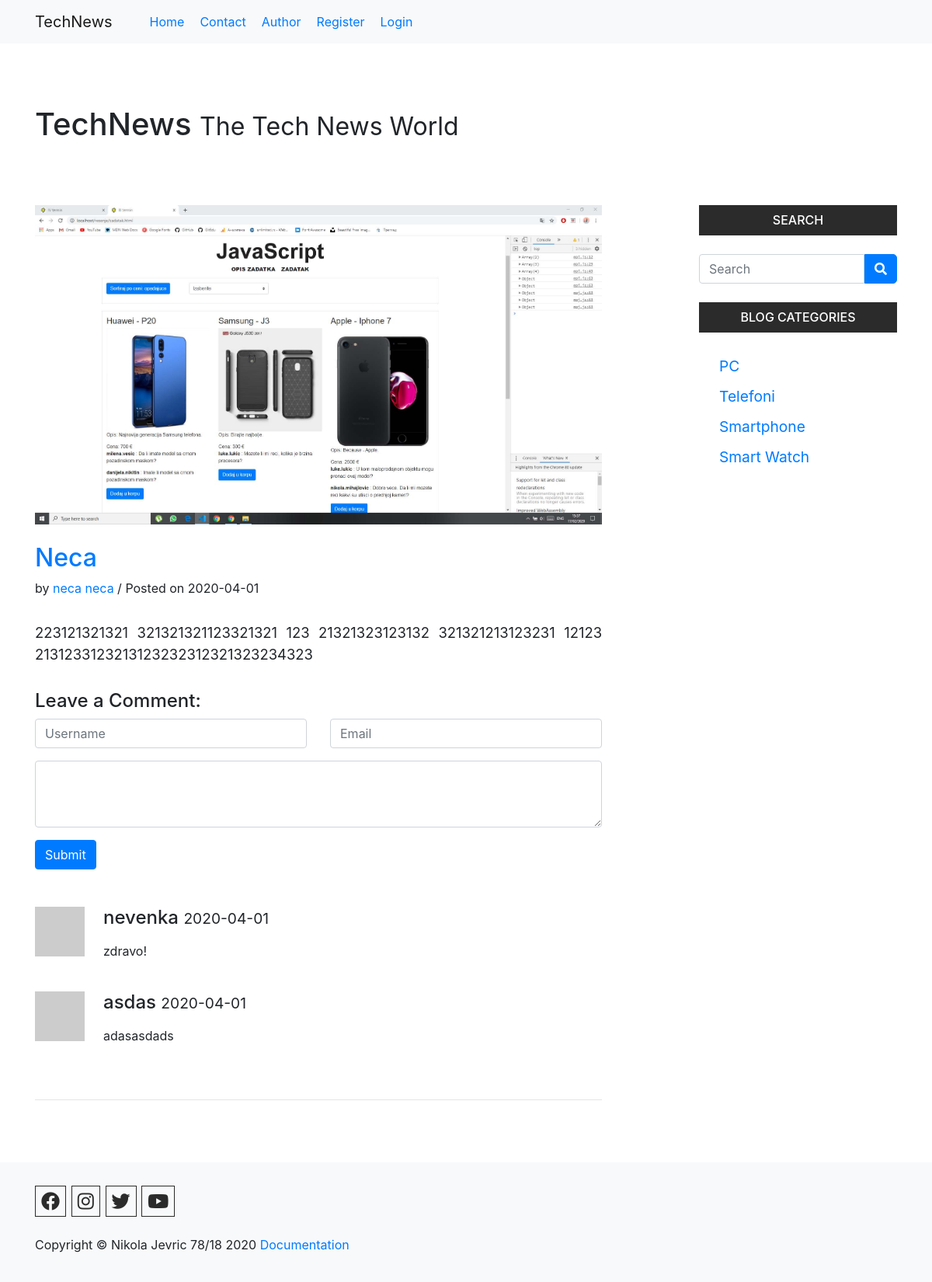
Page /postid.php?id=75 on the committed database.
### tables this page shows
CREATE TABLE `nav` (
  `idNav` int(5) NOT NULL,
  `naslov` varchar(50) NOT NULL,
  `link` varchar(40) NOT NULL
);

CREATE TABLE `postovi` (
  `idPost` int(5) NOT NULL,
  `naslovPost` varchar(255) NOT NULL,
  `tekst` text NOT NULL,
  `autorPost` varchar(30) NOT NULL,
  `datumPost` date NOT NULL,
  `tagPost` varchar(50) NOT NULL,
  `idImgPost` int(5) NOT NULL,
  `idKat` int(5) NOT NULL
);

CREATE TABLE `imgpostovi` (
  `idImgPost` int(5) NOT NULL,
  `srcPost` varchar(255) NOT NULL,
  `altPost` varchar(255) NOT NULL
);

CREATE TABLE `komentari` (
  `idKomentar` int(5) NOT NULL,
  `postId` int(5) NOT NULL,
  `komentarAutor` varchar(40) NOT NULL,
  `komentarEmail` varchar(255) NOT NULL,
  `komentarTekst` text NOT NULL,
  `komentarStatus` varchar(15) NOT NULL,
  `komentarDatum` date NOT NULL
);

CREATE TABLE `kategorije` (
  `idKat` int(5) NOT NULL,
  `naslovKat` varchar(35) NOT NULL
);

### postid.php (the view, shortened to what this page needs)
<!DOCTYPE html>
<html lang="en">
<?php require_once("php_require/header.php"); ?>
<body>
   <?php require_once("php_require/navigation.php"); ?>
    <div class="container">
    <h1>TechNews <small>The Tech News World</small></h1>
        <div class="row">
            <div class="col-md-8 col-11 mx-auto mx-md-0">
                <?php
                    if(isset($_GET['id'])){
                    $idPost=$_GET['id'];
                    $query = "SELECT p.naslovPost,p.autorPost,p.datumPost,p.tekst,ip.srcPost FROM postovi p INNER JOIN imgpostovi ip ON p.idImgPost = ip.idImgPost WHERE idPost=$idPost";
                    $rezultat=$konekcija->query($query)->fetch();
                    ?>
                    <div class="blog">
                        <img class="img-fluid mb-4" src="img/<?=$rezultat['srcPost']?>" alt="Opis">
                        <h2><a href="#"><?=$rezultat['naslovPost']?></a></h2>
                        <div class="d-flex">
                            <p>by <a href="index.php"><?=$rezultat['autorPost']?></a> /&nbsp;</p>
                            <p> Posted on <?=$rezultat['datumPost']?></p>
                        </div>
                        <div class="row my-3">
                            <div class="col-lg-12 text-justify blogTekst">
                                <p><?=$rezultat['tekst']?></p>
                            </div>
                        </div>
                        <div class="row">
                            <div class="col-lg-12">
                                <div class="well">
                                    <h4>Leave a Comment:</h4>
                                    <form action="" method="post">
                                        <div class="form-group">
                                            <div class="row">
                                                <div class="col-lg-6">
                                                <input type="text" class="form-control" name="imeAutor" placeholder="Username">
                                                </div>
                                                <div class="col-lg-6">
                                                <input type="text" class="form-control" name="emailAutor" placeholder="Email">
                                                </div>
                                        </div>
                                        </div>
                                        <div class="form-group">
                                            <textarea class="form-control" rows="3" name="tekstKomentar"></textarea>
                                        </div>
                                        <input type="submit" class="btn btn-primary mb-5" name="submitKomentar">
                                    </form>
                                </div>
                                <?php
                                    $queryKomentari="SELECT * FROM komentari k INNER JOIN postovi p ON k.postId=p.idPost WHERE k.postId = $idPost AND komentarStatus='Approved' ORDER BY idKomentar DESC";
                                    $rezultatKomentari=$konekcija->query($queryKomentari)->fetchAll();
                                    foreach($rezultatKomentari as $i):?>
                                             <div class="media">
                                                <a class="pull-left" href="#">
                                                    <img class="media-object" src="http://placehold.it/64x64" alt="">
                                                 </a>
                                                <div class="media-body mb-4 ml-4">
                                                    <h4 class="media-heading mb-3"><?=$i['komentarAutor']?>
                                                    <small><?=$i['komentarDatum']?></small>
                                                    </h4>
                                                    <p><?=$i['komentarTekst']?> </p>
                                                </div>
                                            </div>
                                    <?php endforeach;?>
                            </div>
                        </div>
                        <hr>
                    </div>
                <?php }
                ?>
            </div>
            <?php require_once("php_require/desniBlok.php")?>
        </div>
    <?php require_once("php_require/footer.php")?>
</body>
</html>

### php_require/header.php (shortened to what this page needs)
<head>
    <link rel="stylesheet" type="text/css" href="css/style.css"/>
    <link rel="stylesheet" href="https://use.fontawesome.com/releases/v5.8.2/css/all.css"/>
    <link rel="stylesheet" href="https://stackpath.bootstrapcdn.com/bootstrap/4.4.1/css/bootstrap.min.css">
</head>

### php_require/navigation.php (shortened to what this page needs)
<?php require_once("konekcija.php");
 ?>
<nav class="navbar navbar-expand-lg navbar-light bg-light" id="nav">
        <div class="container">
        <a class="navbar-brand mr-5" href="index.php"> TechNews</a>
        <div class="collapse navbar-collapse" id="navbarSupportedContent">
          <ul class="navbar-nav mr-auto">
            <?php
              $query = "SELECT * FROM nav";
              $rezultat = $konekcija->query($query)->fetchAll();
              ?>
              <?php
              foreach( $rezultat as $i):?>
                <?php $navNaslov = $i['naslov'];
                if(!isset($_SESSION['korisnik'])){
                  if($i['naslov']=='Logout'){continue;}
                  if($i['naslov']=='AdminPanel'){continue;}
                }
                ?>
                <li><a href="<?=$i['link']?>"><?=$navNaslov?></a></li>
              <?php endforeach;?>
          </ul>
        </div>
    </div>
      </nav>

### php_require/desniBlok.php
<?php require_once("php_require/konekcija.php"); ?>
<div class="col-md-3 col-11 mx-auto mx-md-0 ml-md-auto desniInfo">
                <div class="desniBlok">
                    <h4 class="mb-3 text-uppercase">Search</h4>
                    <form action="search.php" method="post">
                        <div class="input-group my-4">
                            <input type="text" name="search" class="form-control" placeholder="Search">
                            <span class="input-group-btn">
                                <button name="submitSearch" class="btn btn-primary searchIcon" type="submit">
                                    <i class="fas fa-search"></i>
                                </button>
                            </span>
                        </div>
                    </form>
                </div>
                <div class="desniBlok">
                    <h4 class="mb-3 text-uppercase">Blog Categories</h4>
                    <div class="row my-4">
                        <div class="col-lg-10 text-left">
                            <ul class="list-unstyled pl-3 kategorije">
                            <?php
                                $query = "SELECT * FROM kategorije";
                                $rezultat = $konekcija->query($query)->fetchAll();
                                foreach($rezultat as $i):?>
                                <li><a href="postcat.php?idKat=<?=$i['idKat'] ?>"><?=$i['naslovKat'] ?></a>
                                </li>
                                <?php endforeach;?>
                            </ul>
                        </div>
                    </div>
                </div>
            </div>
        </div>

### php_require/footer.php
 <footer>
     <div class="container">
    <div class="row">
        <div class="icons col-lg-12">
            <i class="fab fa-facebook"></i>
            <i class="fab fa-instagram"></i>
            <i class="fab fa-twitter"></i>
            <i class="fab fa-youtube"></i>
        </div>
        <div class="col-lg-12 mt-4">
            <p>Copyright &copy; Nikola Jevric 78/18 2020 <a href="dokumentacija.pdf" target="_blank">Documentation</a></p>
        </div>
    </div>
</div>
</footer>

### css/style.css (style rules this page uses)
* { padding:0px; margin:0px; scroll-behavior: smooth; }
hr { margin: 30px 0px!important; }
nav ul li { margin-right: 20px; }
h1 { margin:80px 0px!important; }
.desniBlok h4 { background:#2B2B2B; color:#fff; text-align: center; padding:10px 0px; font-size:1em; }
.searchIcon { border-radius: 0px 5px 5px 0px!important; }
.kategorije li { padding:5px 10px; font-size:1.2em; transition: .3s ease; }
.blogTekst { font-size:1.15em; }
footer { margin-top:50px; padding-top: 30px; padding-bottom: 20px; background:#f8f9fa; }
.icons { font-size:1.5em; }
.icons i { padding:7px; color:#2B2B2B; transition:.3s ease; border:1px solid #2B2B2B; }

### rows in the picture
nav: naslov "Home"
nav: naslov "Contact"
nav: naslov "Author"
nav: naslov "Register"
nav: naslov "Login"
postovi: idImgPost.srcPost (picture), naslovPost "Neca", autorPost "neca neca", datumPost "2020-04-01", tekst "223121321321 321321321123321321 123 21321323123132 321321213123231 12123 2131233123213123232312321323234323"
komentari: komentarAutor "nevenka", komentarDatum "2020-04-01", komentarTekst "zdravo!"
komentari: komentarAutor "asdas", komentarDatum "2020-04-01", komentarTekst "adasasdads"
kategorije: naslovKat "PC"
kategorije: naslovKat "Telefoni"
kategorije: naslovKat "Smartphone"
kategorije: naslovKat "Smart Watch"
